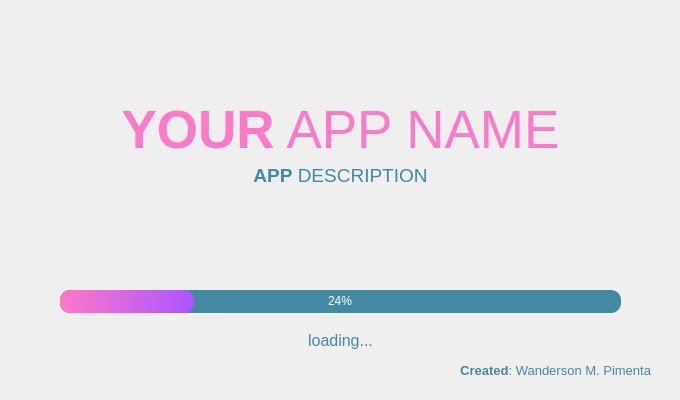
<?xml version="1.0" encoding="UTF-8"?>
<ui version="4.0">
 <class>SplashScreen</class>
 <widget class="QMainWindow" name="SplashScreen">
  <property name="geometry">
   <rect>
    <x>0</x>
    <y>0</y>
    <width>680</width>
    <height>400</height>
   </rect>
  </property>
  <property name="windowTitle">
   <string>MainWindow</string>
  </property>
  <widget class="QWidget" name="centralwidget">
   <layout class="QVBoxLayout" name="verticalLayout">
    <property name="spacing">
     <number>0</number>
    </property>
    <property name="leftMargin">
     <number>10</number>
    </property>
    <property name="topMargin">
     <number>10</number>
    </property>
    <property name="rightMargin">
     <number>10</number>
    </property>
    <property name="bottomMargin">
     <number>10</number>
    </property>
    <item>
     <widget class="QFrame" name="dropShadowFrame">
      <property name="styleSheet">
       <string notr="true">QFrame {	
	background-image: url(:/images/digital globe.jpg);
	color: rgb(220, 220, 220);
	border-radius: 10px;
}</string>
      </property>
      <property name="frameShape">
       <enum>QFrame::StyledPanel</enum>
      </property>
      <property name="frameShadow">
       <enum>QFrame::Raised</enum>
      </property>
      <widget class="QLabel" name="label_title">
       <property name="geometry">
        <rect>
         <x>0</x>
         <y>90</y>
         <width>661</width>
         <height>61</height>
        </rect>
       </property>
       <property name="font">
        <font>
         <family>Segoe UI</family>
         <pointsize>40</pointsize>
        </font>
       </property>
       <property name="styleSheet">
        <string notr="true">QLabel {
color: rgb(254, 121, 199);
background-color: rgba(0,0,0,0);
border-color: rgba(0,0,0,0);
}
</string>
       </property>
       <property name="text">
        <string>&lt;strong&gt;YOUR&lt;/strong&gt; APP NAME</string>
       </property>
       <property name="alignment">
        <set>Qt::AlignCenter</set>
       </property>
      </widget>
      <widget class="QLabel" name="label_description">
       <property name="enabled">
        <bool>true</bool>
       </property>
       <property name="geometry">
        <rect>
         <x>0</x>
         <y>150</y>
         <width>661</width>
         <height>31</height>
        </rect>
       </property>
       <property name="font">
        <font>
         <family>Segoe UI</family>
         <pointsize>14</pointsize>
        </font>
       </property>
       <property name="styleSheet">
        <string notr="true">color: rgb(67, 137, 162);</string>
       </property>
       <property name="frameShadow">
        <enum>QFrame::Plain</enum>
       </property>
       <property name="text">
        <string>&lt;strong&gt;APP&lt;/strong&gt; DESCRIPTION</string>
       </property>
       <property name="alignment">
        <set>Qt::AlignCenter</set>
       </property>
      </widget>
      <widget class="QProgressBar" name="progressBar">
       <property name="geometry">
        <rect>
         <x>50</x>
         <y>280</y>
         <width>561</width>
         <height>23</height>
        </rect>
       </property>
       <property name="styleSheet">
        <string notr="true">QProgressBar {
	
	background-color: rgb(67, 137, 162);
	color: rgb(255, 255, 255);
	border-style: none;
	border-radius: 10px;
	text-align: center;
}
QProgressBar::chunk{
	border-radius: 10px;
	background-color: qlineargradient(spread:pad, x1:0, y1:0.511364, x2:1, y2:0.523, stop:0 rgba(254, 121, 199, 255), stop:1 rgba(170, 85, 255, 255));
}</string>
       </property>
       <property name="value">
        <number>24</number>
       </property>
      </widget>
      <widget class="QLabel" name="label_loading">
       <property name="geometry">
        <rect>
         <x>0</x>
         <y>320</y>
         <width>661</width>
         <height>21</height>
        </rect>
       </property>
       <property name="font">
        <font>
         <family>Segoe UI</family>
         <pointsize>12</pointsize>
        </font>
       </property>
       <property name="styleSheet">
        <string notr="true">color: rgb(67, 137, 162);</string>
       </property>
       <property name="text">
        <string>loading...</string>
       </property>
       <property name="alignment">
        <set>Qt::AlignCenter</set>
       </property>
      </widget>
      <widget class="QLabel" name="label_credits">
       <property name="geometry">
        <rect>
         <x>20</x>
         <y>350</y>
         <width>621</width>
         <height>21</height>
        </rect>
       </property>
       <property name="font">
        <font>
         <family>Segoe UI</family>
         <pointsize>10</pointsize>
        </font>
       </property>
       <property name="styleSheet">
        <string notr="true">color: rgb(67, 137, 162);</string>
       </property>
       <property name="text">
        <string>&lt;strong&gt;Created&lt;/strong&gt;: Wanderson M. Pimenta</string>
       </property>
       <property name="alignment">
        <set>Qt::AlignRight|Qt::AlignTrailing|Qt::AlignVCenter</set>
       </property>
      </widget>
     </widget>
    </item>
   </layout>
  </widget>
 </widget>
 <resources>
  <include location="src.qrc"/>
 </resources>
 <connections/>
</ui>
